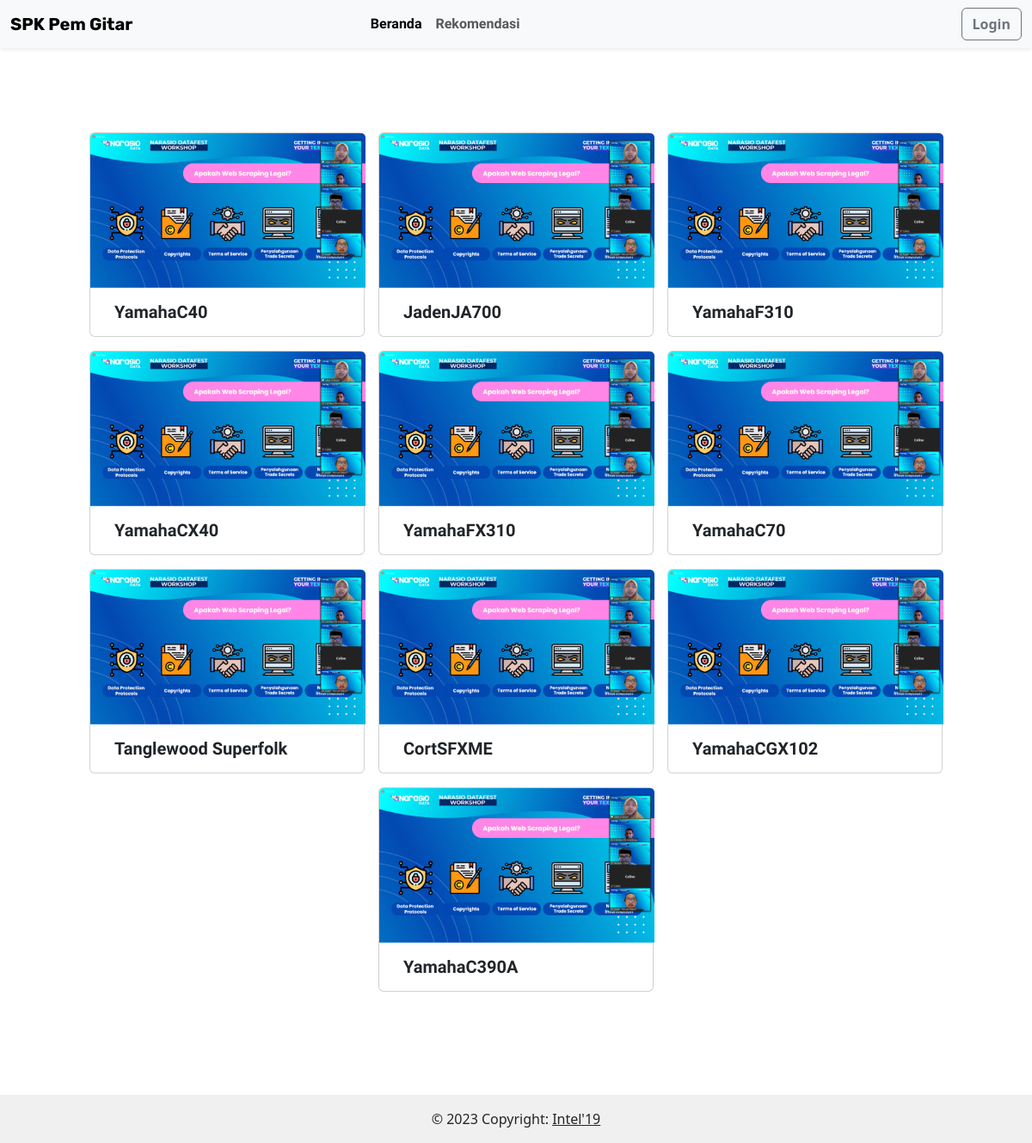
The app's page /home.php with its own data.
### tables this page shows
CREATE TABLE `alternatif` (
  `id_alternatif` int(11) NOT NULL,
  `nama_gitar` varchar(255) NOT NULL,
  `merek` varchar(255) NOT NULL,
  `jenis_senar` varchar(255) NOT NULL,
  `nama_toko` varchar(255) NOT NULL,
  `gambar` varchar(255) DEFAULT NULL
);

### home.php (the view, shortened to what this page needs)
<?php
require './config.php';
$dataGitar = $koneksi->query("SELECT * FROM alternatif");
?>
<!DOCTYPE html>
<html>
<head>
    <link href="https://cdn.jsdelivr.net/npm/bootstrap@5.3.0/dist/css/bootstrap.min.css" rel="stylesheet"
 />
    <link rel="stylesheet" href="./assets/vendor/fontawesome-free/css/all.min.css">
    <link href="./assets/DataTables/datatables.min.css" rel="stylesheet" />
    <link rel="stylesheet" href="https://unpkg.com/leaflet@1.7.1/dist/leaflet.css" />
    <link rel="stylesheet" href="https://cdnjs.cloudflare.com/ajax/libs/font-awesome/4.7.0/css/font-awesome.min.css">
    <link rel="stylesheet" href="https://cdnjs.cloudflare.com/ajax/libs/lightbox2/2.11.3/css/lightbox.min.css">
    <link href="https://unpkg.com/aos@2.3.1/dist/aos.css" rel="stylesheet">
</head>
<body>
    <section class="">
        <nav class="navbar fixed-top navbar-transparent shadow-sm navbar-expand-lg bg-body-tertiary">
            <div class="container-fluid">
                <a class="navbar-brand fw-bolder" href="#">SPK Pem Gitar</a>
                <div class="collapse navbar-collapse" id="navbarSupportedContent">
                    <ul class="navbar-nav ms-auto me-auto mb-2 mb-lg-0">
                        <li class="nav-item">
                            <a class="nav-link fw-bolder active" aria-current="page" href="./home.php">Beranda</a>
                        </li>
                        <li class="nav-item">
                            <a class="nav-link fw-bolder" aria-current="page" href="./hasil.php">Rekomendasi</a>
                        </li>
                    </ul>
                    <ul class="navbar-nav ms-auto mb-2 mb-lg-0">
                        <li class="nav-item">
                            <a class="btn btn-outline-secondary fw-bolder" aria-current="page"
                                href="./auth/login.php">Login</a>
                        </li>
                    </ul>
                </div>
            </div>
        </nav>
        <div class="container d-flex mt-5 pt-3" style="font-family: 'Prompt', sans-serif;">
            <div class="row justify-content-center mb-4">
                <div class="col-lg-12 p-lg-4 m-lg-3">
                    <div class="row d-flex justify-content-center p-lg-5">
                        <?php foreach ($dataGitar as $key => $gitar):?>
                        <div class="card col-lg-12 m-2" style="width: 20rem;"
                            data-aos="fade<?=$key % 3 == 0?'-rigth':'-left';?>" data-aos-easing="linear"
                            data-aos-duration="1500">
                            <img src="./assets/images/Screenshot (7).png" style="width: 320px; margin-left: -12px;"
                                class="card-img-top" alt="Gambar <?=$gitar['nama_gitar'];?>">
                            <div class="card-body">
                                <div class="text">
                                    <h6 class="card-text fs-5 fw-bold"><?= $gitar['nama_gitar'];?></h6>
                                </div>
                            </div>
                        </div>
                        <?php endforeach;?>
                    </div>
                </div>
            </div>
        </div>
        <footer class="bg-white text-center text-lg-start">
            <div class="text-center p-3" style="background-color: #F0F0F0;">
                © 2023 Copyright:
                <a class="text-dark" href="https://www.instagram.com/ilkom19_unc/">Intel'19</a>
            </div>
        </footer>
</body>
</html>

### home.php (style rules this page uses)
.navbar-transparent { background-color: hsl(0, 0%, 96%); }
@media (min-width: 992px) { .navbar-transparent { margin-bottom: -40px; } }
.navbar-brand { font-family: 'Rubik', sans-serif; }
.nav-link { font-family: 'Prompt', sans-serif; }

### records on screen
alternatif: nama_gitar "YamahaC40"
alternatif: nama_gitar "JadenJA700"
alternatif: nama_gitar "YamahaF310"
alternatif: nama_gitar "YamahaCX40"
alternatif: nama_gitar "YamahaFX310"
alternatif: nama_gitar "YamahaC70"
alternatif: nama_gitar "Tanglewood Superfolk"
alternatif: nama_gitar "CortSFXME"
alternatif: nama_gitar "YamahaCGX102"
alternatif: nama_gitar "YamahaC390A"
